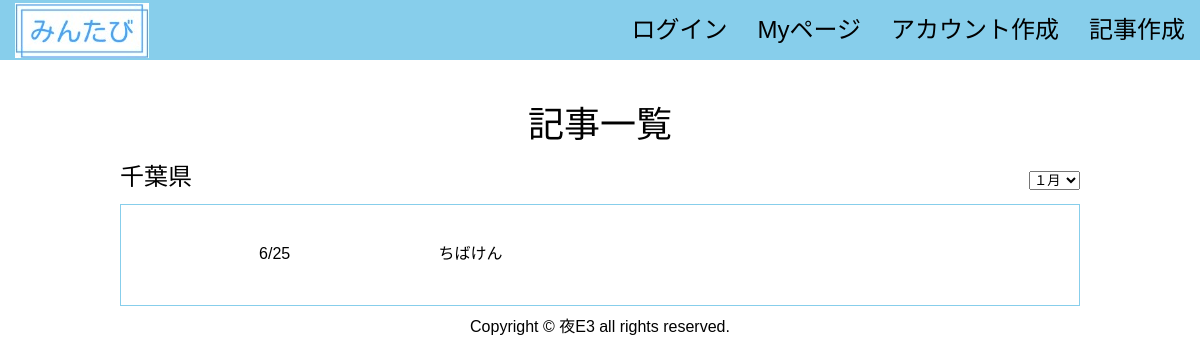
Screenshot of /thread/12 with the database file from the repository.
### tables this page shows
CREATE TABLE "Prefecture" (
	"No"	INTEGER,
	"area"	TEXT,
	PRIMARY KEY("No" AUTOINCREMENT)
);

CREATE TABLE "page" (
	"ID"	INTEGER PRIMARY KEY AUTOINCREMENT,
	"userID"	INTEGER,
	"editPASS"	TEXT,
	"title"	TEXT,
	"prefectures"	INTEGER,
	"month"	INTEGER,
	"date"	INTEGER,
	"flag"	INTEGER,
	"period"	TEXT
);

### app.py (the view)
@app.route('/thread/<int:areaid>', methods=["GET"])
def thread(areaid):
    conn = sqlite3.connect('flaskapp.db')
    c = conn.cursor()
    c.execute("select area from Prefecture where No=?", (areaid,))
    area = c.fetchone()
    c.execute(
        "select month, date, title from page where flag=0 and prefectures=?", (areaid,))
    page = []
    for row in c.fetchall():
        page.append({"month": row[0], "date": row[1], "title": row[2]})
    c.close()
    print(area)
    print(page)
    return render_template('thread.html', page=page, area=area)

### templates/thread.html (shortened to what this page needs)
<!DOCTYPE html>
{% extends 'base.html' %}
{% block content %}
    <div class="title">記事一覧</div>
    <div class="thread_box">
      <div class="area"><p>{{area[0]}}</p></div>
      <div class="month">
        <form action="#" method="post">
          <select name="month">
            <option value="1">１月</option>
          </select>
        </form>
      </div>
    </div>
   {% for item in page %}
   <div class="box1">
     <div class="item1">{{item["month"]}}/{{item["date"]}}</div>
     <div class="item2">{{item["title"]}}</div>
   </div>
   {% endfor %}
{% endblock %}

### static/css/style.css (style rules this page uses)
html { overflow-y: scroll; }
body, h1, h2, h3, h4, h5, p, ul, ol, li, dl, dt, dd { margin: 0px; padding: 0px; }
body { background: #fff; text-align: center; font-size: 16px; line-height: 1.4; min-width: 100%; -webkit-text-size-adjust: 100%; }
body { font-family: "Noto Sans Japanese", "ヒラギノ角ゴ Pro W3", "Hiragino Kaku Gothic Pro", "ヒラギノ角ゴ ProN W3", "Hiragino Kaku Gothic ProN", "游ゴシック", YuGothic, "メイリオ", "Meiryo", "HGPｺﾞｼｯｸM", "Osaka", "ＭＳ Ｐゴシック", sans-serif, Century Gothic, Arial; }
.title { display: flex; justify-content: center; align-items: flex-end; font-size: 36px; height: 150px; }
.thread_box { display: flex; justify-content: space-between; font-size: 24px; margin: 10px 10%; }
.box1 { display: flex; justify-content: flex-start; align-items: center; height: 100px; border: 1px solid skyblue; margin: 10px 10%; }
.item1 { width: 10%; padding: 10px; margin: 10%; }
.item2 { padding: 10px; text-align: left; }

### rows the page displays
Prefecture: area "千葉県"
page: month "6", date "25", title "ちばけん"
